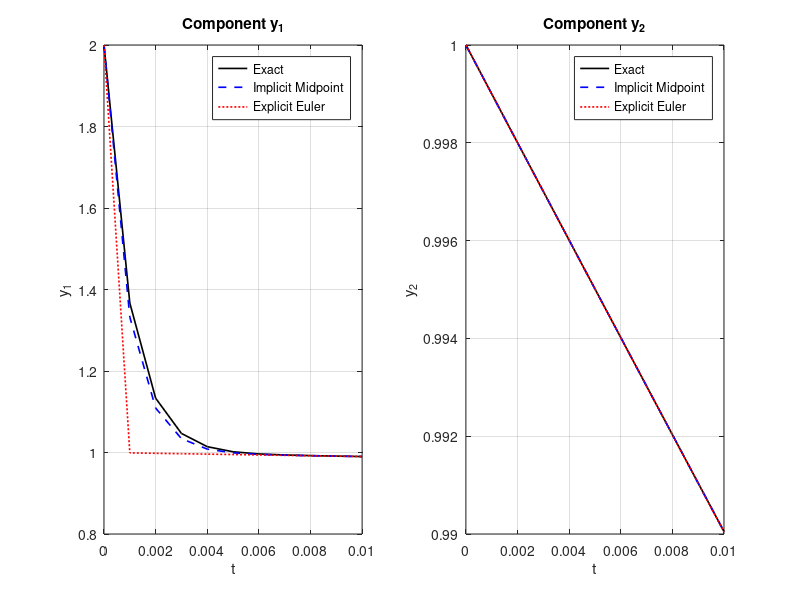

Recreate this plot in MATLAB.
% Implicit midpoint vs explicit Euler for stiff ODE system
clear; clc;

s = 1000;
A = [-s, s-1; 0, -1];
y0 = [2; 1];

T = 0.01; h = 0.001;
t = 0:h:T;
N = length(t);

% Exact solution
y_exact = @(t) [exp(-s*t) + exp(-t); exp(-t)];

I = eye(2);
LHS = I - (h/2)*A;
RHS = I + (h/2)*A;
LHS_inv = inv(LHS);

y_im = zeros(2, N); y_im(:,1) = y0;
for n = 1:N-1
    y_im(:,n+1) = LHS_inv * (RHS * y_im(:,n));
end

y_ee = zeros(2, N); y_ee(:,1) = y0;
for n = 1:N-1
    y_ee(:,n+1) = y_ee(:,n) + h * (A * y_ee(:,n));
end

Y_exact = y_exact(t);

figure;
subplot(1,2,1);
plot(t, Y_exact(1,:), 'k-', 'LineWidth', 1.2); hold on;
plot(t, y_im(1,:), 'b--', 'LineWidth', 1.2);
plot(t, y_ee(1,:), 'r:', 'LineWidth', 1.2);
xlabel('t'); ylabel('y_1');
title('Component y_1');
legend('Exact', 'Implicit Midpoint', 'Explicit Euler');
grid on;

subplot(1,2,2);
plot(t, Y_exact(2,:), 'k-', 'LineWidth', 1.2); hold on;
plot(t, y_im(2,:), 'b--', 'LineWidth', 1.2);
plot(t, y_ee(2,:), 'r:', 'LineWidth', 1.2);
xlabel('t'); ylabel('y_2');
title('Component y_2');
legend('Exact', 'Implicit Midpoint', 'Explicit Euler');
grid on;